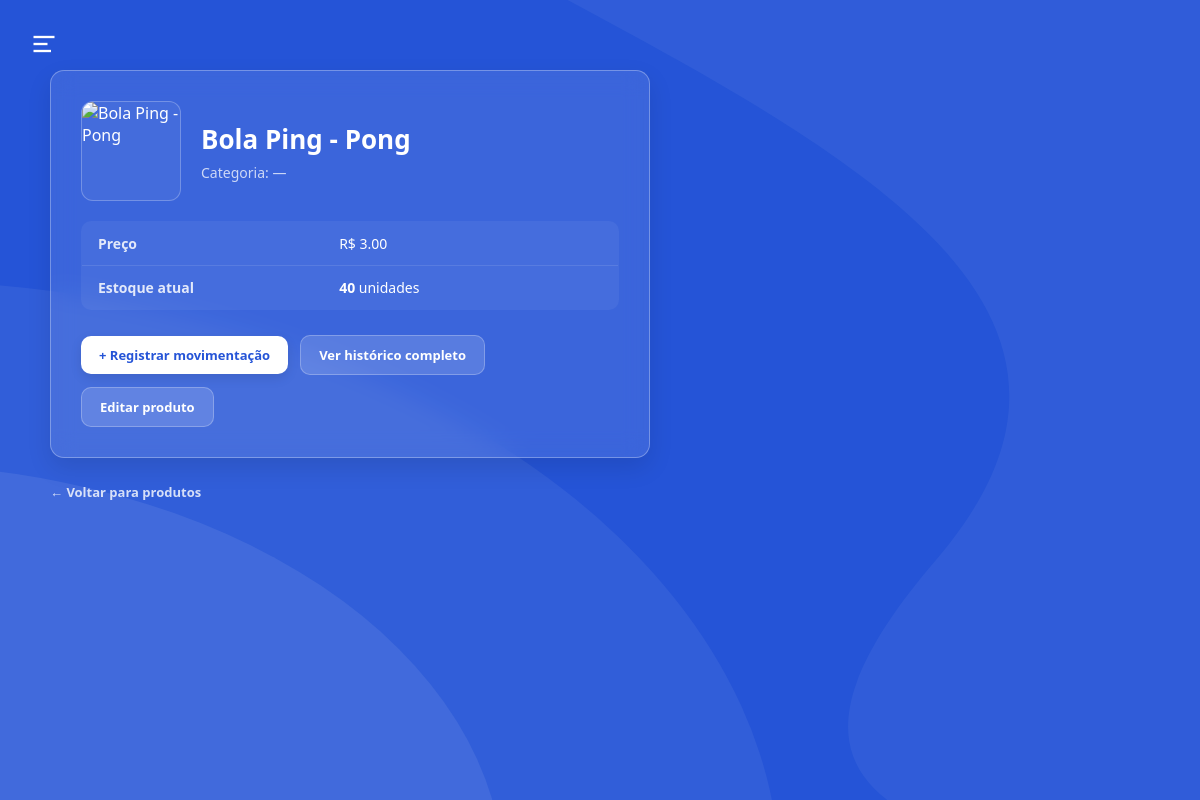
The page /produtos/4 (signed in) on the database as committed earlier.
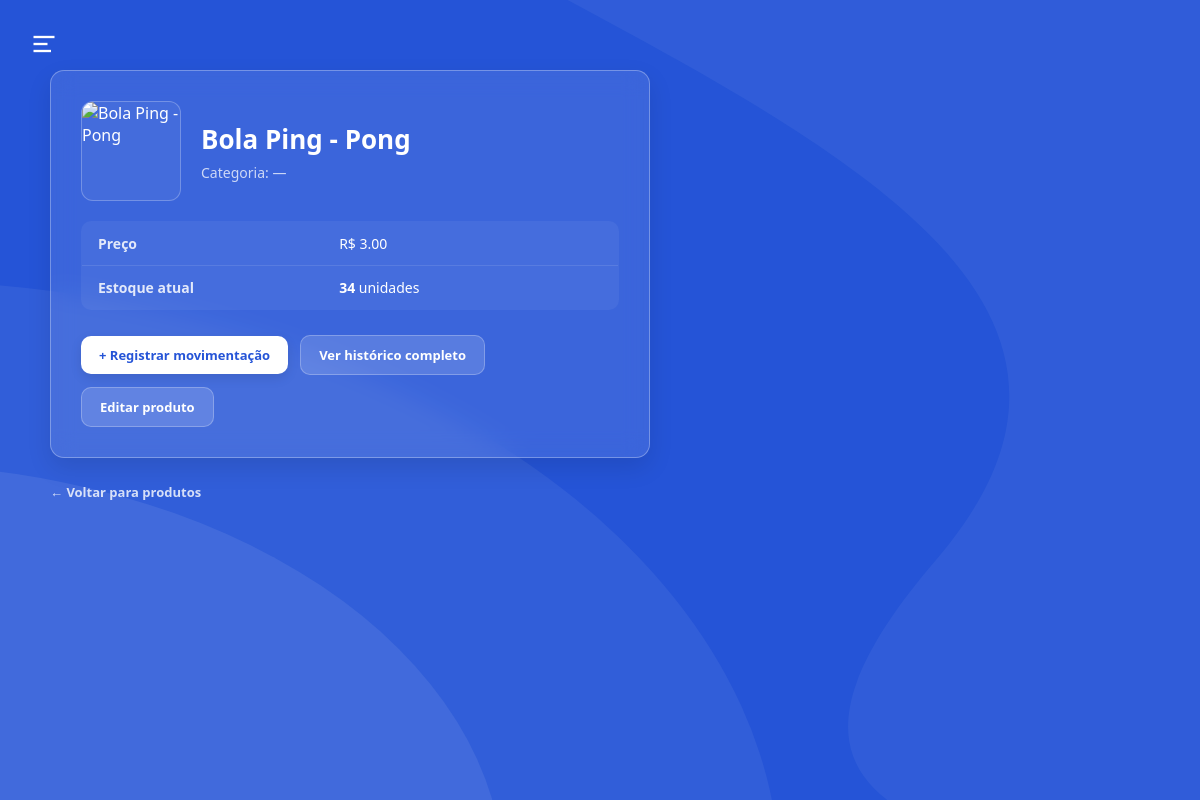
The same page on the database as committed later.
### app/models/produto.py (models this page shows, shortened)
class Produto(Base):
    __tablename__ = "produtos"
    id = Column(Integer, primary_key=True, autoincrement=True, index=True)
    nome = Column(String(150), nullable=False, index=True)
    preco = Column(Float, nullable=False, default=0.0)
    estoque_atual = Column(Integer, nullable=False, default=0)
    ativo = Column(Boolean, default=True)
    imagem_path = Column(String(255), nullable=True)
    categoria_id = Column(Integer, ForeignKey("categorias.id", ondelete="SET NULL"), nullable=True )
    categoria = relationship("Categoria", back_populates="produtos")

### app/controllers/produto_controller.py (the view)
@router.get("/{produto_id}")
def detalhe_produto(
    produto_id: int,
    request: Request,
    db: Session = Depends(get_db),
    usuario = Depends(get_usuario_logado)
):
    produto = db.query(Produto).filter(
        Produto.id == produto_id,
        Produto.ativo == True
    ).first()
    if not produto:
        return RedirectResponse(url="/produtos", status_code=302)
    return templates.TemplateResponse(
        request,
        "produtos/detalhe.html",
        {"request": request, "usuario": usuario, "produto": produto}
    )

### app/templates/produtos/detalhe.html (shortened to what this page needs)
<!DOCTYPE html>
<html lang="pt-br">
<head>
</head>
<body>
    <aside class="sidebar">
        <button class="btn-close-sidebar" id="closeSidebarBtn" aria-label="Fechar menu">
        </button>
        <nav class="sidebar-menu">
            <a href="/dashboard" class="sidebar-item">
            </a>
            <a href="/pdv" class="sidebar-item">
            </a>
            <a href="/categorias" class="sidebar-item">
            </a>
            <a href="/produtos" class="sidebar-item active">
            </a>
            <a href="/clientes" class="sidebar-item">
            </a>
            <a href="/movimentacoes" class="sidebar-item">
            </a>
            <a href="/usuarios" class="sidebar-item">
            </a>
        </nav>
    </aside>
    <main class="main-screen">
        <header class="app-header">
            <button class="btn-menu" id="openSidebarBtn" aria-label="Abrir menu">
                <svg viewBox="0 0 24 24">
                    <line x1="3" y1="6" x2="21" y2="6"></line>
                    <line x1="3" y1="12" x2="15" y2="12"></line>
                    <line x1="3" y1="18" x2="18" y2="18"></line>
                </svg>
            </button>
        </header>
        <section class="dashboard">
            <div class="dashboard-card">
                <div class="product-header-info">
                    <img src="{{ produto.imagem_url }}"
                         alt="{{ produto.nome }}"
                         class="product-detail-img">
                    <div class="product-titles">
                        <h1>{{ produto.nome }}</h1>
                        <p>Categoria: {{ produto.categoria.nome if produto.categoria else "—" }}</p>
                    </div>
                </div>
                <table class="styled-table">
                    <tr>
                        <td>Preço</td>
                        <td>R$ {{ "%.2f"|format(produto.preco) }}</td>
                    </tr>
                    <tr>
                        <td>Estoque atual</td>
                        <td><strong>{{ produto.estoque_atual }}</strong> unidades</td>
                    </tr>
                </table>
                <div class="actions-container">
                    <a href="/movimentacoes/nova?produto_id={{ produto.id }}" class="btn-primary">
                        + Registrar movimentação
                    </a>
                    <a href="/movimentacoes/produto/{{ produto.id }}" class="btn-secondary">
                        Ver histórico completo
                    </a>
                    {% if usuario.role == 'admin' %}
                        <a href="/produtos/{{ produto.id }}/editar" class="btn-secondary">
                            Editar produto
                        </a>
                    {% endif %}
                </div>
            </div>
            <a href="/produtos" class="back-link">← Voltar para produtos</a>
        </section>
    </main>
</body>
</html>

Rows that differ between the two databases and show on the page:
changed Produto "Bola Ping - Pong": estoque_atual "40" → "34"
